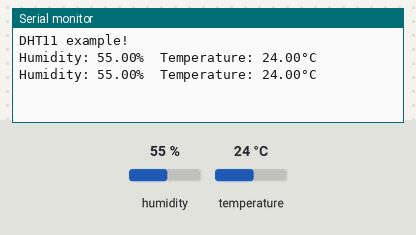
Simulated run of this sketch. Board: Arduino Uno, built with avr-gcc and run on an emulated ATmega328P. Parts: the last lines printed to the serial monitor. The inputs (shaded band) are chosen by the test bench; at power-on: humidity 55 %, temperature 24 °C.

Above: at 2.8 s.
2.9 s: humidity set to 22 %
At 4.7 s:
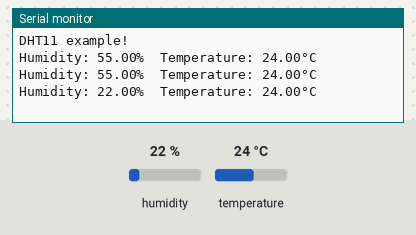
5.6 s: temperature set to 12 °C
At 7.1 s:
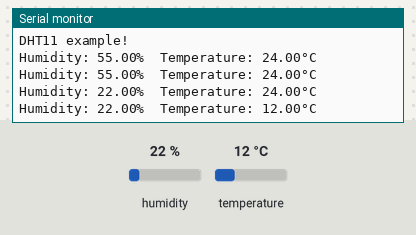
8.3 s: humidity set to 40 %
At 10.7 s:
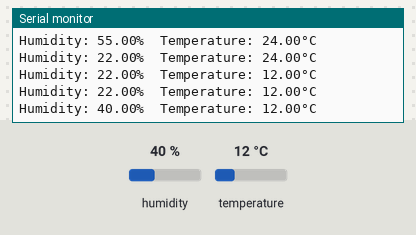
Timing chart, 0 to 12.2 s (numbered marks = the images above; inputs shaded):
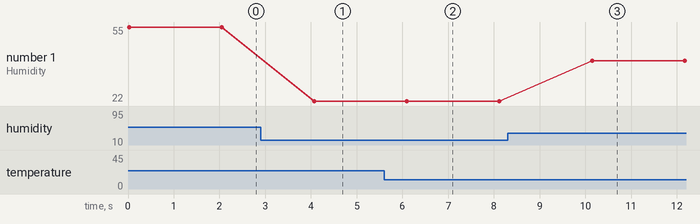

The sketch:

sketch_jun01a.ino
```cpp
#include "DHT.h"

#define DHTPIN 13
#define DHTTYPE DHT11   // DHT 22  (AM2302), AM2321

DHT dht(DHTPIN, DHTTYPE);

void setup() {
  Serial.begin(115200);
  Serial.println(F("DHT11 example!"));

  dht.begin();
}

void loop() {
  float temperature = dht.readTemperature();
  float humidity = dht.readHumidity();

  // Check if any reads failed and exit early (to try again).
  if (isnan(temperature) || isnan(humidity)) {
    Serial.println(F("Failed to read from DHT sensor!"));
    return;
  }

  Serial.print(F("Humidity: "));
  Serial.print(humidity);
  Serial.print(F("%  Temperature: "));
  Serial.print(temperature);
  Serial.println(F("°C "));

  // Wait a few seconds between measurements.
  delay(2000);
}
```

Measured:
- after the input at 2.9 s, the serial monitor: prints a new line after 1.2 s (image 1)
- after the input at 5.6 s, the serial monitor: prints a new line after 0.50 s (image 2)
- after the input at 8.3 s, the serial monitor: prints a new line after 1.8 s (image 3)
- plotted number 1: 55 → 22 after the input at 2.9 s, 22 → 40 after the input at 8.3 s
